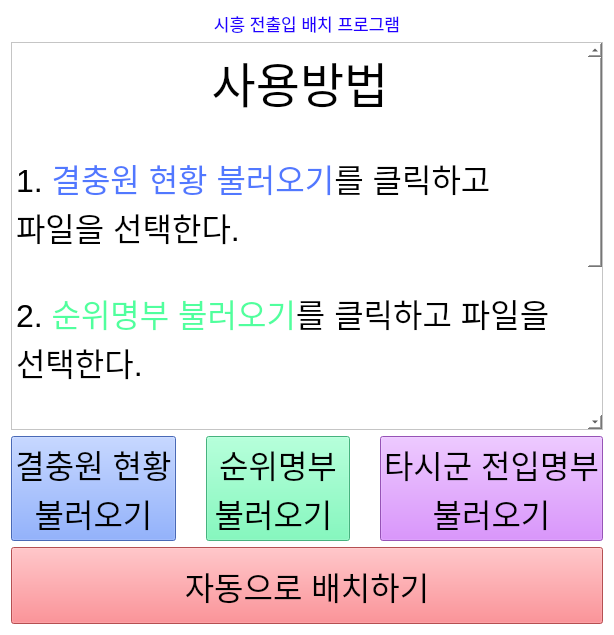
<?xml version="1.0" encoding="UTF-8"?>
<ui version="4.0">
 <class>Start</class>
 <widget class="QWidget" name="Start">
  <property name="geometry">
   <rect>
    <x>0</x>
    <y>0</y>
    <width>614</width>
    <height>635</height>
   </rect>
  </property>
  <property name="windowTitle">
   <string>Form</string>
  </property>
  <property name="styleSheet">
   <string notr="true">QWidget{
	background-color: rgb(255, 255, 255);
}
</string>
  </property>
  <layout class="QVBoxLayout" name="verticalLayout" stretch="0,5,1,1">
   <property name="sizeConstraint">
    <enum>QLayout::SetDefaultConstraint</enum>
   </property>
   <item>
    <widget class="QLabel" name="label">
     <property name="font">
      <font>
       <family>.AppleSystemUIFont</family>
       <pointsize>13</pointsize>
       <weight>50</weight>
       <bold>false</bold>
      </font>
     </property>
     <property name="styleSheet">
      <string notr="true">QLabel{
	color: rgb(35, 0, 255);
}</string>
     </property>
     <property name="text">
      <string>시흥 전출입 배치 프로그램</string>
     </property>
     <property name="alignment">
      <set>Qt::AlignCenter</set>
     </property>
    </widget>
   </item>
   <item>
    <widget class="QTextBrowser" name="textBrowser">
     <property name="font">
      <font>
       <family>.AppleSystemUIFont</family>
       <pointsize>13</pointsize>
      </font>
     </property>
     <property name="styleSheet">
      <string notr="true">QTextEdit{

}</string>
     </property>
     <property name="frameShape">
      <enum>QFrame::StyledPanel</enum>
     </property>
     <property name="html">
      <string>&lt;!DOCTYPE HTML PUBLIC &quot;-//W3C//DTD HTML 4.0//EN&quot; &quot;http://www.w3.org/TR/REC-html40/strict.dtd&quot;&gt;
&lt;html&gt;&lt;head&gt;&lt;meta name=&quot;qrichtext&quot; content=&quot;1&quot; /&gt;&lt;style type=&quot;text/css&quot;&gt;
p, li { white-space: pre-wrap; }
&lt;/style&gt;&lt;/head&gt;&lt;body style=&quot; font-family:'.AppleSystemUIFont'; font-size:13pt; font-weight:400; font-style:normal;&quot;&gt;
&lt;p align=&quot;center&quot; style=&quot; margin-top:0px; margin-bottom:0px; margin-left:0px; margin-right:0px; -qt-block-indent:0; text-indent:0px;&quot;&gt;&lt;span style=&quot; font-size:36pt;&quot;&gt;사용방법&lt;/span&gt;&lt;/p&gt;
&lt;p align=&quot;center&quot; style=&quot;-qt-paragraph-type:empty; margin-top:0px; margin-bottom:0px; margin-left:0px; margin-right:0px; -qt-block-indent:0; text-indent:0px; font-size:24pt;&quot;&gt;&lt;br /&gt;&lt;/p&gt;
&lt;p style=&quot; margin-top:0px; margin-bottom:0px; margin-left:0px; margin-right:0px; -qt-block-indent:0; text-indent:0px;&quot;&gt;&lt;span style=&quot; font-size:24pt;&quot;&gt;1. &lt;/span&gt;&lt;span style=&quot; font-size:24pt; color:#5178ff;&quot;&gt;결충원 현황 불러오기&lt;/span&gt;&lt;span style=&quot; font-size:24pt;&quot;&gt;를 클릭하고 파일을 선택한다.&lt;/span&gt;&lt;/p&gt;
&lt;p style=&quot;-qt-paragraph-type:empty; margin-top:0px; margin-bottom:0px; margin-left:0px; margin-right:0px; -qt-block-indent:0; text-indent:0px; font-size:24pt;&quot;&gt;&lt;br /&gt;&lt;/p&gt;
&lt;p style=&quot; margin-top:0px; margin-bottom:0px; margin-left:0px; margin-right:0px; -qt-block-indent:0; text-indent:0px;&quot;&gt;&lt;span style=&quot; font-size:24pt;&quot;&gt;2. &lt;/span&gt;&lt;span style=&quot; font-size:24pt; color:#50ff9e;&quot;&gt;순위명부 불러오기&lt;/span&gt;&lt;span style=&quot; font-size:24pt;&quot;&gt;를 클릭하고 파일을 선택한다.&lt;/span&gt;&lt;/p&gt;
&lt;p style=&quot;-qt-paragraph-type:empty; margin-top:0px; margin-bottom:0px; margin-left:0px; margin-right:0px; -qt-block-indent:0; text-indent:0px; font-size:24pt;&quot;&gt;&lt;br /&gt;&lt;/p&gt;
&lt;p style=&quot; margin-top:0px; margin-bottom:0px; margin-left:0px; margin-right:0px; -qt-block-indent:0; text-indent:0px;&quot;&gt;&lt;span style=&quot; font-size:24pt;&quot;&gt;3. &lt;/span&gt;&lt;span style=&quot; font-size:24pt; color:#c74eff;&quot;&gt;타시군 전입명부 불러오기&lt;/span&gt;&lt;span style=&quot; font-size:24pt;&quot;&gt;를 클릭하고 파일을 선택한다.&lt;/span&gt;&lt;/p&gt;
&lt;p style=&quot;-qt-paragraph-type:empty; margin-top:0px; margin-bottom:0px; margin-left:0px; margin-right:0px; -qt-block-indent:0; text-indent:0px; font-size:24pt;&quot;&gt;&lt;br /&gt;&lt;/p&gt;
&lt;p style=&quot; margin-top:0px; margin-bottom:0px; margin-left:0px; margin-right:0px; -qt-block-indent:0; text-indent:0px;&quot;&gt;&lt;span style=&quot; font-size:24pt;&quot;&gt;4. 불러온 파일에 이상이 없으면 &lt;/span&gt;&lt;span style=&quot; font-size:24pt; color:#fc545d;&quot;&gt;자동으로 배치하기&lt;/span&gt;&lt;span style=&quot; font-size:24pt;&quot;&gt;을 누른다.&lt;/span&gt;&lt;/p&gt;
&lt;p style=&quot;-qt-paragraph-type:empty; margin-top:0px; margin-bottom:0px; margin-left:0px; margin-right:0px; -qt-block-indent:0; text-indent:0px; font-size:24pt;&quot;&gt;&lt;br /&gt;&lt;/p&gt;&lt;/body&gt;&lt;/html&gt;</string>
     </property>
    </widget>
   </item>
   <item>
    <layout class="QHBoxLayout" name="horizontalLayout" stretch="0,0,0">
     <property name="spacing">
      <number>30</number>
     </property>
     <item>
      <widget class="QPushButton" name="pushButton">
       <property name="sizePolicy">
        <sizepolicy hsizetype="Preferred" vsizetype="Expanding">
         <horstretch>0</horstretch>
         <verstretch>0</verstretch>
        </sizepolicy>
       </property>
       <property name="font">
        <font>
         <pointsize>24</pointsize>
        </font>
       </property>
       <property name="cursor">
        <cursorShape>PointingHandCursor</cursorShape>
       </property>
       <property name="styleSheet">
        <string notr="true">QPushButton{
	background-color:rgb(102, 147, 255);
}
QPushButton:pressed{
	background-color:rgb(82, 127, 235);
}</string>
       </property>
       <property name="text">
        <string>결충원 현황
불러오기</string>
       </property>
      </widget>
     </item>
     <item>
      <widget class="QPushButton" name="pushButton_2">
       <property name="sizePolicy">
        <sizepolicy hsizetype="Preferred" vsizetype="Expanding">
         <horstretch>0</horstretch>
         <verstretch>0</verstretch>
        </sizepolicy>
       </property>
       <property name="font">
        <font>
         <pointsize>24</pointsize>
        </font>
       </property>
       <property name="cursor">
        <cursorShape>PointingHandCursor</cursorShape>
       </property>
       <property name="autoFillBackground">
        <bool>false</bool>
       </property>
       <property name="styleSheet">
        <string notr="true">QPushButton{
	background-color: rgb(98, 249, 176);
}
QPushButton:pressed{
	background-color: rgb(78, 229, 156);
}</string>
       </property>
       <property name="text">
        <string>순위명부
불러오기 </string>
       </property>
       <property name="flat">
        <bool>false</bool>
       </property>
      </widget>
     </item>
     <item>
      <widget class="QPushButton" name="pushButton_3">
       <property name="sizePolicy">
        <sizepolicy hsizetype="Preferred" vsizetype="Expanding">
         <horstretch>0</horstretch>
         <verstretch>0</verstretch>
        </sizepolicy>
       </property>
       <property name="font">
        <font>
         <pointsize>24</pointsize>
        </font>
       </property>
       <property name="cursor">
        <cursorShape>PointingHandCursor</cursorShape>
       </property>
       <property name="autoFillBackground">
        <bool>false</bool>
       </property>
       <property name="styleSheet">
        <string notr="true">QPushButton{
	background-color: rgb(210, 116, 255);
}
QPushButton:pressed{
	background-color: rgb(190, 96, 235);
}</string>
       </property>
       <property name="text">
        <string>타시군 전입명부
불러오기</string>
       </property>
      </widget>
     </item>
    </layout>
   </item>
   <item>
    <widget class="QPushButton" name="pushButton_4">
     <property name="sizePolicy">
      <sizepolicy hsizetype="Minimum" vsizetype="Expanding">
       <horstretch>0</horstretch>
       <verstretch>0</verstretch>
      </sizepolicy>
     </property>
     <property name="font">
      <font>
       <pointsize>24</pointsize>
      </font>
     </property>
     <property name="cursor">
      <cursorShape>PointingHandCursor</cursorShape>
     </property>
     <property name="styleSheet">
      <string notr="true">QPushButton{
	background-color: rgb(253, 110, 115);
}
QPushButton:pressed{
	background-color: rgb(233, 90, 95);
}</string>
     </property>
     <property name="text">
      <string>자동으로 배치하기</string>
     </property>
    </widget>
   </item>
  </layout>
 </widget>
 <resources/>
 <connections>
  <connection>
   <sender>pushButton</sender>
   <signal>clicked()</signal>
   <receiver>Start</receiver>
   <slot>get_school_status()</slot>
   <hints>
    <hint type="sourcelabel">
     <x>104</x>
     <y>494</y>
    </hint>
    <hint type="destinationlabel">
     <x>306</x>
     <y>317</y>
    </hint>
   </hints>
  </connection>
  <connection>
   <sender>pushButton_2</sender>
   <signal>clicked()</signal>
   <receiver>Start</receiver>
   <slot>get_internal_list()</slot>
   <hints>
    <hint type="sourcelabel">
     <x>306</x>
     <y>497</y>
    </hint>
    <hint type="destinationlabel">
     <x>306</x>
     <y>317</y>
    </hint>
   </hints>
  </connection>
  <connection>
   <sender>pushButton_4</sender>
   <signal>clicked()</signal>
   <receiver>Start</receiver>
   <slot>start()</slot>
   <hints>
    <hint type="sourcelabel">
     <x>306</x>
     <y>586</y>
    </hint>
    <hint type="destinationlabel">
     <x>306</x>
     <y>317</y>
    </hint>
   </hints>
  </connection>
  <connection>
   <sender>pushButton_3</sender>
   <signal>clicked()</signal>
   <receiver>Start</receiver>
   <slot>get_external_list()</slot>
   <hints>
    <hint type="sourcelabel">
     <x>509</x>
     <y>497</y>
    </hint>
    <hint type="destinationlabel">
     <x>306</x>
     <y>317</y>
    </hint>
   </hints>
  </connection>
 </connections>
 <slots>
  <slot>get_internal_list()</slot>
  <slot>get_school_status()</slot>
  <slot>get_external_list()</slot>
  <slot>start()</slot>
 </slots>
</ui>
